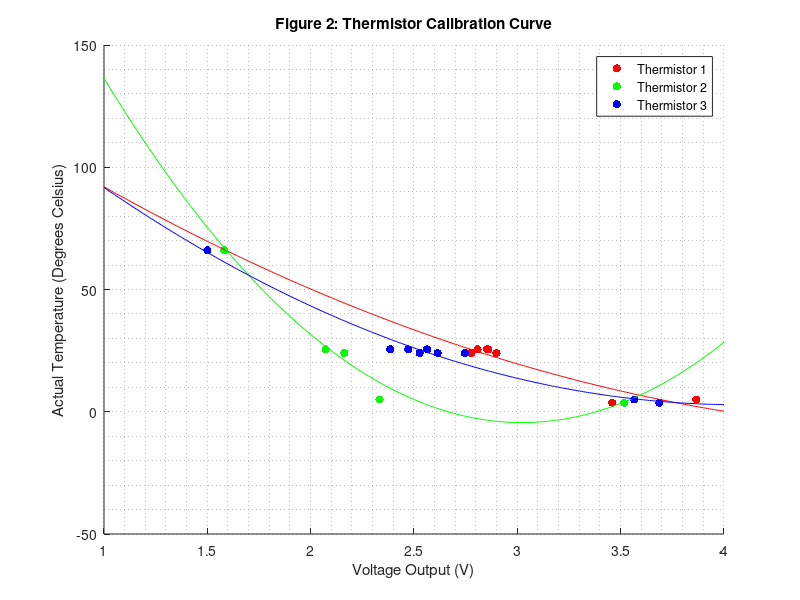

This chart was generated by the following MATLAB code:
clc, clear, close all
format long

% data in vector form
x1 = [3.45855; 3.86543;2.77703;2.77703;2.89909;2.8584;2.80754;2.85332;1.58181];
x2 = [3.516607;2.33333;2.1628;2.1628;2.1628;2.072575;2.072575;2.072575;1.58181];
x3 = [3.6871;3.56504;2.74616;2.52746;2.61392;2.56306;2.38505;2.47151;1.50005];
y = [3.7;5;24;24;24;25.5;25.5;25.5;66];

x = 1:0.01:4;

% equations for our line of best fit
T1 = 145 - 58.6.*x + 5.6*x.^2;
T2 = 310 - 208.*x + 34.4*x.^2;
T3 = 159 - 76.7.*x + 9.42*x.^2;

% figure plotting data points and their respective trendline

hf = figure(1)
figure(1)
hold on
title("Figure 2: Thermistor Calibration Curve")
grid minor on
xlabel('Voltage Output (V)')
ylabel('Actual Temperature (Degrees Celsius)')
scatter(x1,y, 'r','filled')
scatter(x2,y,'g','filled')
scatter(x3,y,'b','filled')
plot(x, T1, 'r')
plot(x, T2, 'g')
plot(x, T3, 'b')
legend("Thermistor 1","Thermistor 2","Thermistor 3")
##text(3.5,3.7,'(3.5,3.7)')
##text(2.8,25.5,'(2.8,25.5)')
##text(1.5,66,'(1.5,66)')
##text(2.07,25.5,'(2.07,25.5)')
print -djpg figure2.jpg
hold off

%print(hf, "plot10_5.png", "png")